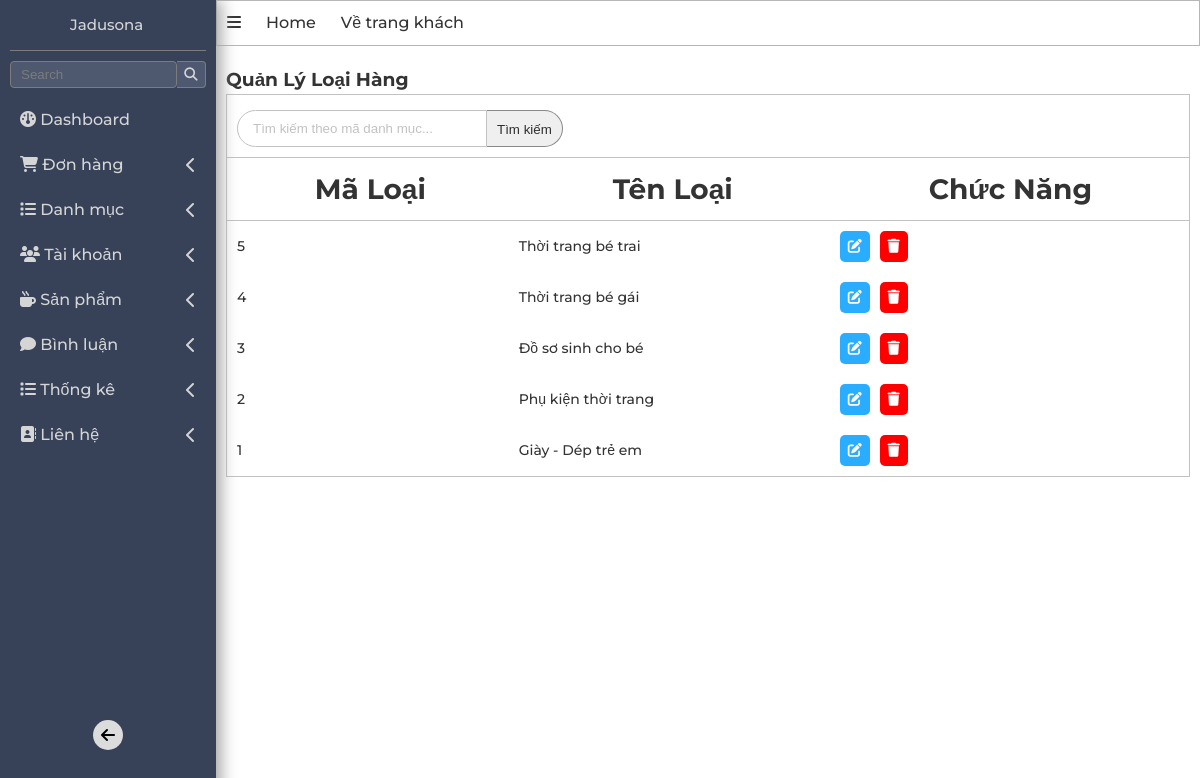
Screenshot of /admin/index.php?act=listdm (signed in) with the database file from the repository.
### tables this page shows
CREATE TABLE `danhmuc` (
  `iddm` int(11) NOT NULL,
  `tendanhmuc` varchar(255) NOT NULL
);

### model/pdo.php (called while the page is built, shortened)
<?php
function pdo_get_connection(){
    $dburl = "mysql:host=localhost;dbname=duan1;charset=utf8";
    $username = 'root';
    $password = '';
    $conn = new PDO($dburl, $username, $password);
    $conn->setAttribute(PDO::ATTR_ERRMODE, PDO::ERRMODE_EXCEPTION);
    return $conn;
}
function pdo_query($sql){
    $sql_args = array_slice(func_get_args(), 1);
    try{
        $conn = pdo_get_connection();
        $stmt = $conn->prepare($sql);
        $stmt->execute($sql_args);
        $rows = $stmt->fetchAll();
        return $rows;
    }
    catch(PDOException $e){
        throw $e;
    }
    finally{
        unset($conn);
    }
}

### model/danhmuc.php (called while the page is built, shortened)
<?php
    function loadall_danhmuc(){
        $sql = "select * from danhmuc order by iddm desc";
        $listdanhmuc = pdo_query($sql);
        return $listdanhmuc;
    }
?>

### admin/danhmuc/list.php (the view)
<main class="w-100 d-f f-d">
          <h3>Quản Lý Loại Hàng</h3>
          <div class="search_list-product-admin w-100">
          <form action="index.php?act=listdm" method="POST" class="d-f form-search">
              <input
                type="text"
                placeholder="Tìm kiếm theo mã danh mục..."
                class="input-search"
                name="findCate"
              />
              <input
                type="submit"
                class="submit-search-form"
                value="Tìm kiếm"
                name="SubmitFindCate"
              />
            </form>
            <form action="" class="d-f ">
                <table class="w-100 table">
                    <thead>
                       <th> <h1> Mã Loại </h1></th>
                        <th> <h1>Tên Loại </h1></th>
                        <th> <h1> Chức Năng</h1></th>
                    </thead>
                    <?php
                    foreach ($listdanhmuc as $danhmuc) {
                        extract($danhmuc);
                        $suadm="index.php?act=suadm&id=".$iddm;
                        $xoadm="index.php?act=xoadm&id=".$iddm;
                        echo '<tr>
                                <td>' . $iddm . '</td>
                                <td>' . $tendanhmuc . '</td>
                                <td>
                                <a class="url-edit" href="'. $suadm.'"><i class="fa-solid fa-pen-to-square"></i></a>
                                <a class="url-delete" href="'. $xoadm.'"><i class="fa-solid fa-trash"></i></a></td>
                            </tr>';
                    }
                    ?>
                  </table>
            </form>
          </div>
        </main>

### assets/css/global.css (style rules this page uses)
* { padding: 0; margin: 0; box-sizing: border-box; }
:root { --primary-color: rgb(28, 205, 28); --white: rgb(255, 255, 255); --black: black; --font-family: "Montserrat", sans-serif; --text-color: #333; --bg-header-contact: rgb(237, 237, 237); --font-weight: 500; --font-size: 1.6em; --padding-website : 5%; --admin-sideBar-border : #7c7c7c; --border-cart :rgb(193, 193, 193); }
html { font-size: 62.5%; }
body { font-size: var(--font-size); font-family: var(--font-family); line-height: 1.5; font-weight: var(--font-weight); text-rendering: optimizeSpeed; color: var(--text-color); }
a[href] { text-decoration: none; color: var(--text-color); }
.d-f { display: flex; }
.f-d { flex-direction: column; }
.w-100 { width: 100%; }

### assets/css/admin/admin.css (style rules this page uses)
:root { --color-text--sidebar :rgb(213, 213, 213); --border-color-form-table: #c2c2c2; }
main { padding: 20px 10px ; }
.search_list-product-admin { border: 1px solid var(--border-color-form-table); }
.form-search { padding: 10px; margin-top: 5px; }
.form-search input::placeholder { color: var(--border-color-form-table); }
.input-search { padding: 10px 15px; background-color: var(--white); caret-color: var(--black); width: 250px; border: 1px solid var(--border-color-form-table); border-top-left-radius: 20px; border-bottom-left-radius: 20px; outline: none; }
.submit-search-form { border-top-right-radius: 20px; border-bottom-right-radius: 20px; padding: 0px 10px; border: 1px solid #888; border-left: none; color: rgb(46, 46, 46); padding-top: 2px; }
.table { border-top: 1px solid var(--border-color-form-table); font-size: 1.4rem; padding: 10px 5px; box-sizing: border-box; border-collapse:collapse ; }
.table>thead>tr>th { text-align: center; padding: 10px 0px; }
.table>thead>tr>th:first-child { padding:0 10px; }
.table>tbody>tr>td { padding: 10px 5px; }
.table>tbody>tr>td:first-child { padding-left: 10px; }
.table>thead>tr>th { text-align: center; }
.url-edit,.url-delete { padding: 5px 8px; display: inline-block; text-align: center; border-radius: 5px; margin: 0px 3px; }
.url-edit i,.url-delete i { color: var(--white); }
.url-edit { background-color: rgb(42, 173, 255); }
.url-delete { background-color: red; }

### rows the page displays
danhmuc: iddm "5", tendanhmuc "Thời trang bé trai"
danhmuc: iddm "4", tendanhmuc "Thời trang bé gái"
danhmuc: iddm "3", tendanhmuc "Đồ sơ sinh cho bé"
danhmuc: iddm "2", tendanhmuc "Phụ kiện thời trang"
danhmuc: iddm "1", tendanhmuc "Giày - Dép trẻ em"
